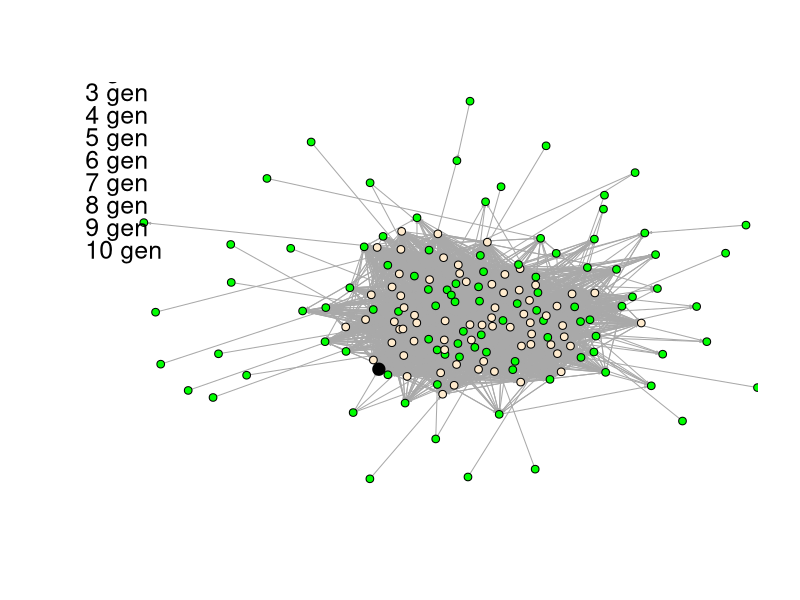
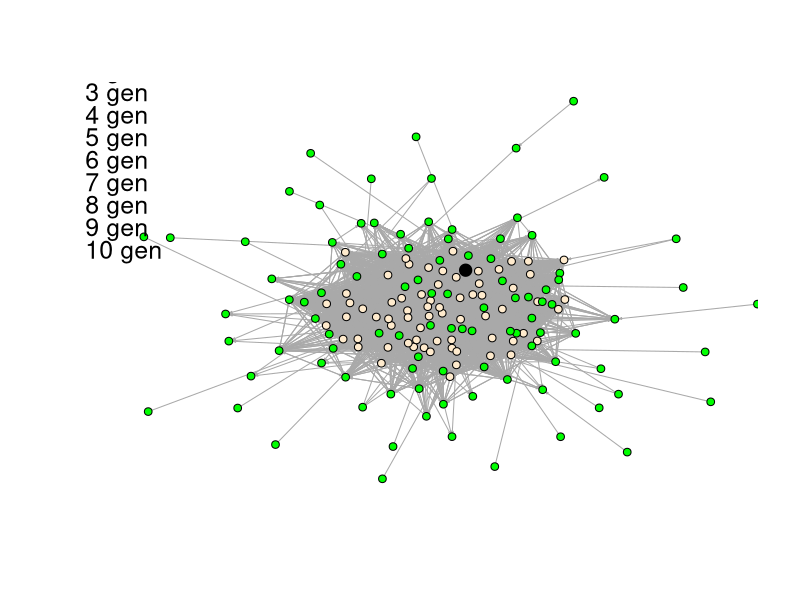
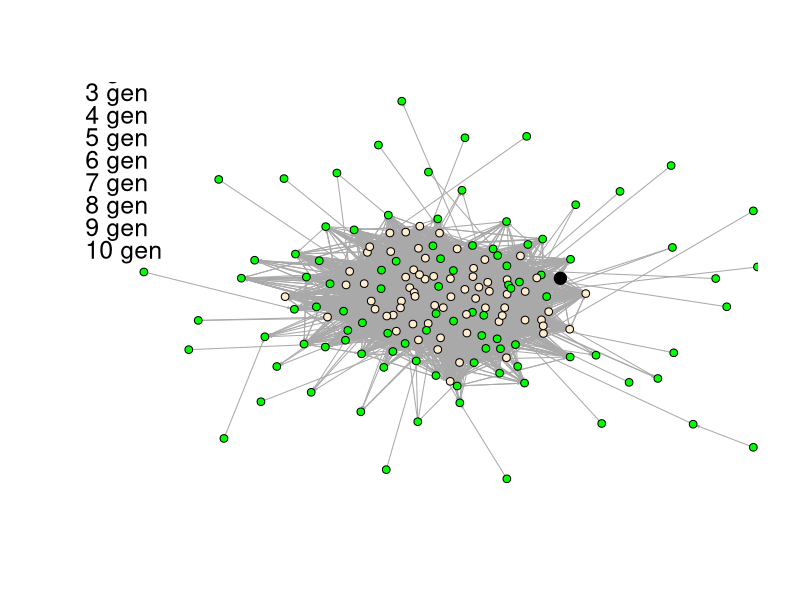
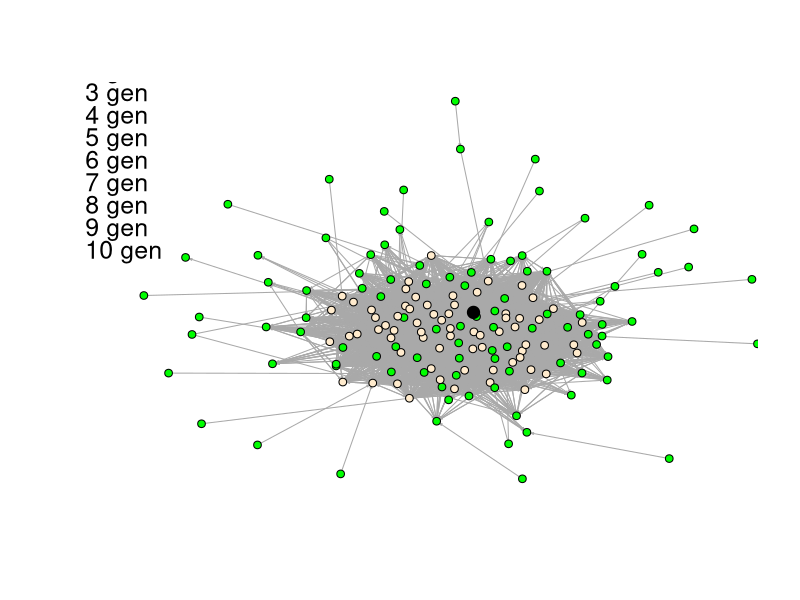
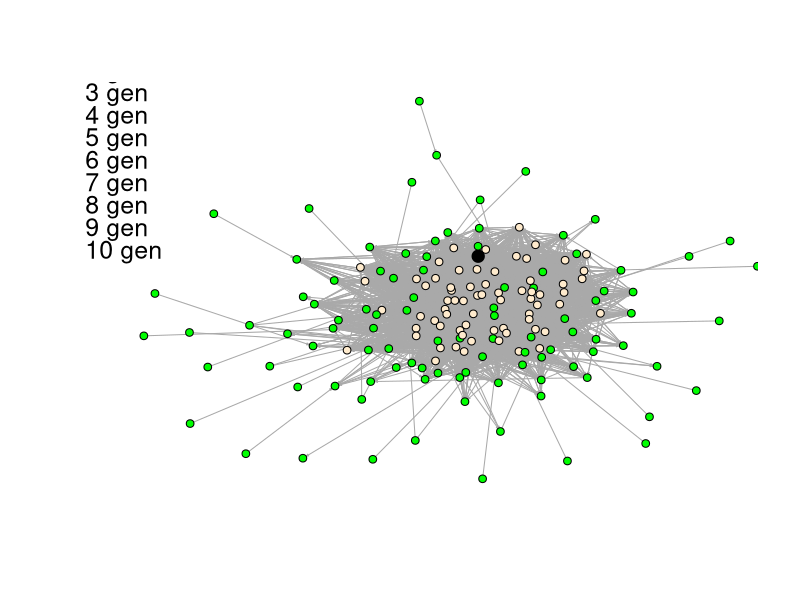
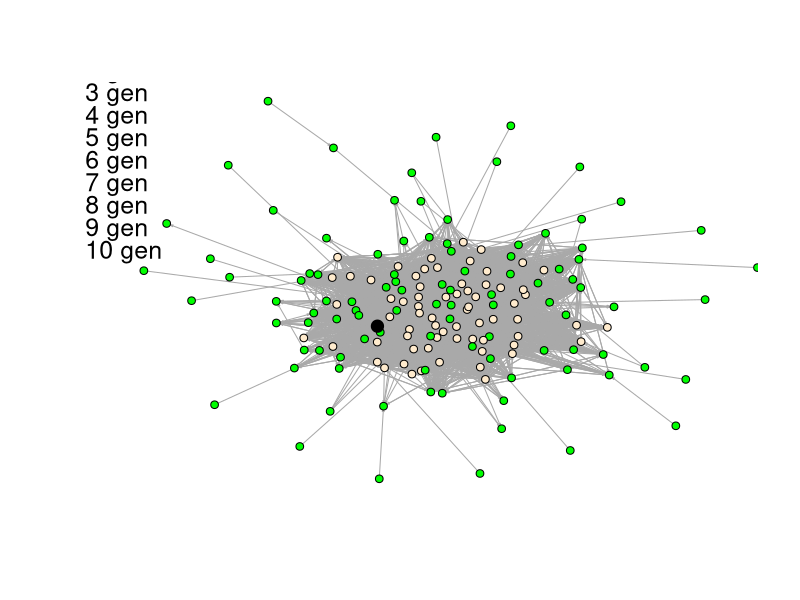
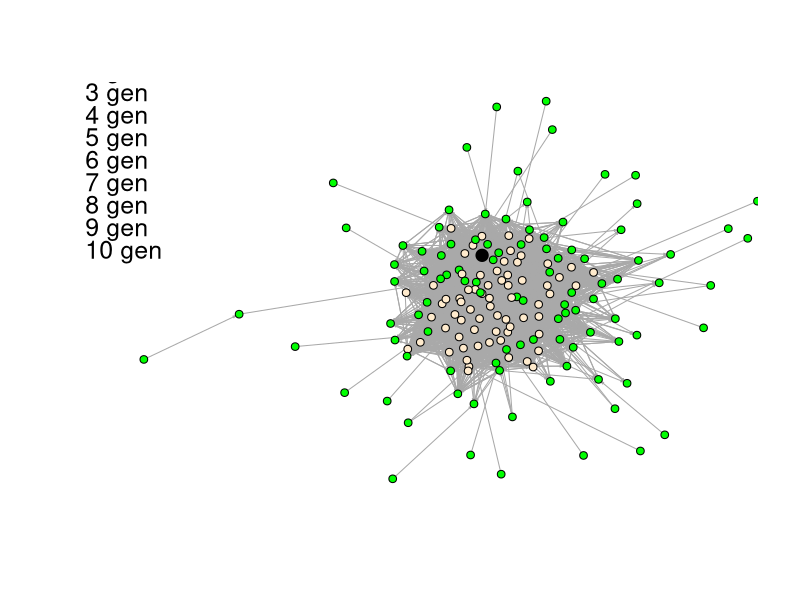
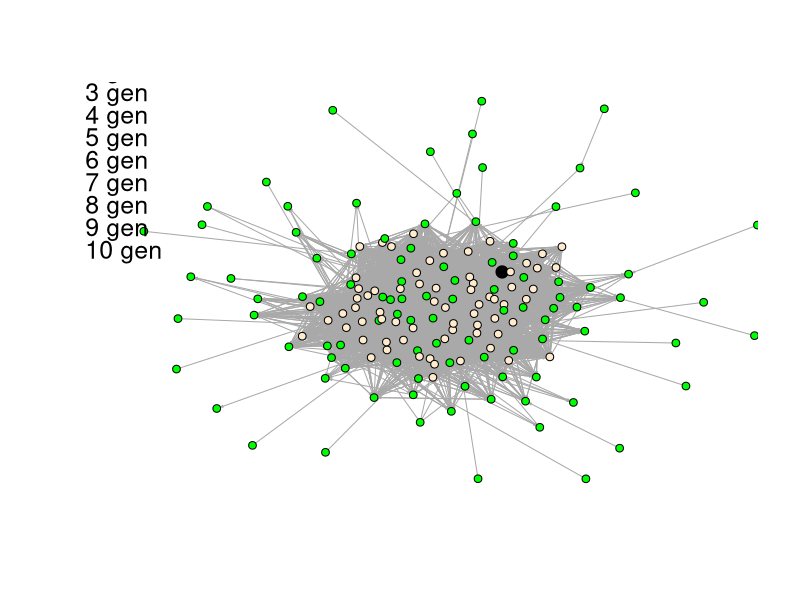

Source code (R) for these figures, in order:
library(igraph)

# prepare network data
raw_graph_data = read.csv(file="social_network_graph_data.csv", header=FALSE, sep=" ")

graph_data <- raw_graph_data[3:nrow(raw_graph_data), 1:2]
str(graph_data)

raw_graph <- graph_from_data_frame(graph_data, directed=TRUE)
graph <- simplify(raw_graph)

# check if graph has 167 vertices & 5783 edges
print(vcount(graph))
print(ecount(graph))

# CONDUCT DISTRIBUTION SIMULATION

iterations = 10
legend_descriptions <- lapply(c(1:iterations), paste0, " gen")
plot_colors <- c("black", "blanchedalmond", "blue", "blueviolet", "cyan", "darkgoldenrod1", "darkolivegreen1", "firebrick1", "deeppink", "lightskyblue")
plot_file_names <- lapply(legend_descriptions, paste0, ".jpg")

#plot_file_names <- lapply(plot_file_names, paste0, ".jpg")

# mark all nodes as non-infected
for(vertex_index in V(graph)) {
  V(graph)[vertex_index]$infected = F
  V(graph)[vertex_index]$color = "green"
}
print(V(graph)$infected)

# set a random node to be infected
random_index <- sample(1:vcount(graph), 1)
print(random_index)
V(graph)[random_index]$infected <- T
V(graph)[random_index]$color <- plot_colors[1]

# create 0-init vertex size matrix where the source-of-infection node is 1
size_matrix = matrix(0, nrow = vcount(graph), ncol = 1)
size_matrix[random_index, 1] <- 1

# simulate 10 iterations
for(index in 1:iterations) {
  
  print(index)
  
  #infect neighbors of sampled node
  for(neighbor in neighbors(graph, V(graph)[random_index])) {
    V(graph)[neighbor]$infected <- T
    V(graph)[neighbor]$color <- plot_colors[2]
  }
  
  # plot the graph & save it to image
  jpeg(as.character(plot_file_names[index]), width = 1280, height = 768)
  plot(graph, rescale = TRUE, ylim=c(-1,1), xlim=c(-1.1,0.9), edge.arrow.size = .15, asp = 0, 
       vertex.label=NA, vertex.size=2.5 + 1.5 * as.matrix(size_matrix), layout=layout.drl(graph))
  
  legend(-1.15, .75, y.intersp = .75, xjust = .5, yjust = .5, legend=as.vector(legend_descriptions), bty = "n", fill = plot_colors, cex=1.5)
  dev.off() 
}
